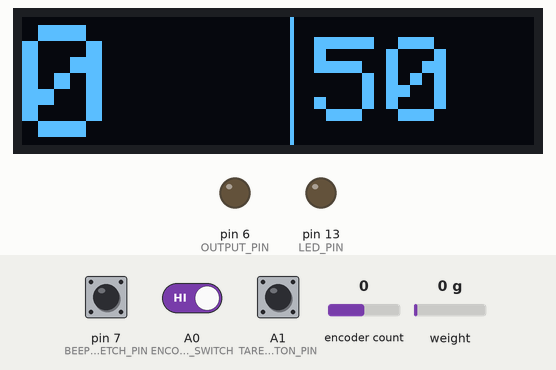
The sketch below on a simulated Arduino Uno, built with avr-gcc and run on an emulated ATmega328P. Shown: 128×32 one-colour display, output pins drawn as LEDs (lit = HIGH). The inputs (shaded band) are chosen by the test bench; at power-on: A0 (ENCODER_SWITCH) HIGH, encoder count 0, weight on the scale 0 g, A1 (TARE_BUTTON_PIN) HIGH, pin 7 (BEEP_STRETCH_PIN) HIGH. What the sketch prints to the serial monitor is not drawn.

Above: at 3.6 s.
3.7 s: A0 (ENCODER_SWITCH) driven LOW
At 5.1 s:
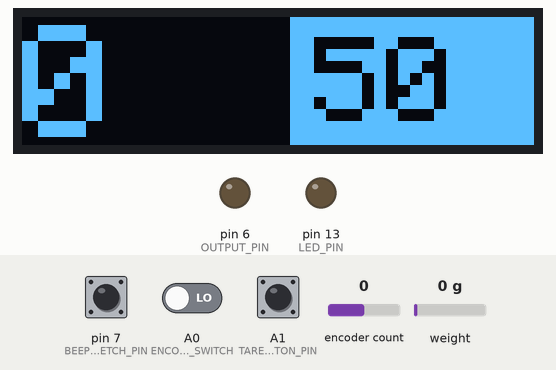
5.4 s: encoder count set to 1
At 6.6 s:
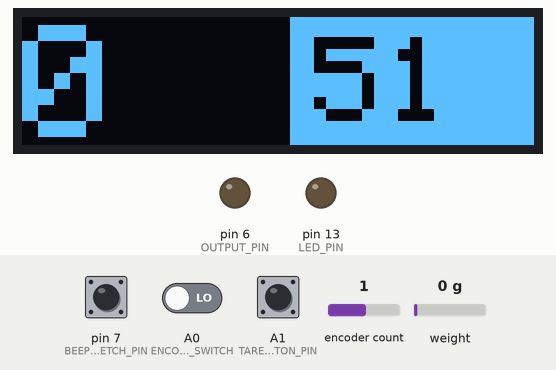
6.9 s: weight on the scale set to 100 g
At 8.1 s:
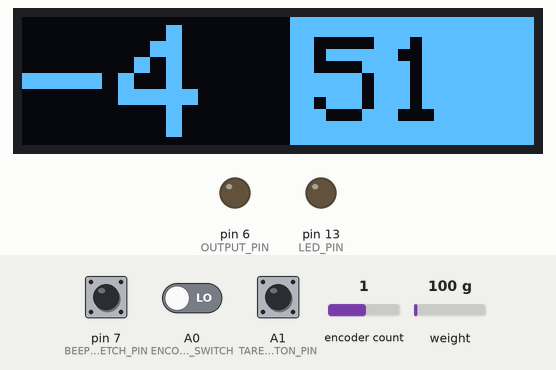
8.4 s: encoder count set to 2
At 8.8 s:
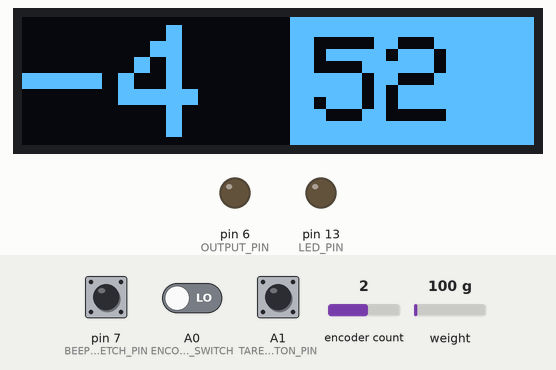
9.9 s: A1 (TARE_BUTTON_PIN) pulled LOW for 0.15 s
At 11.4 s:
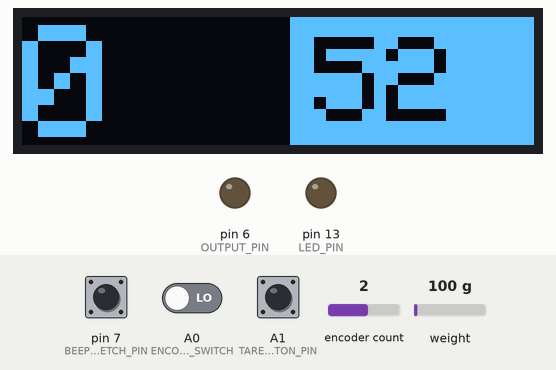
11.9 s: weight on the scale set to 1250 g
At 13.0 s:
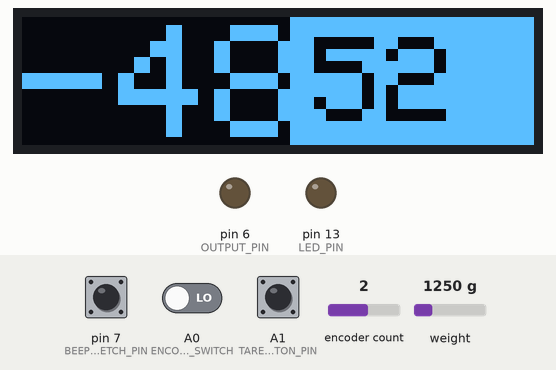
Timing chart, 0 to 14.9 s (numbered marks = the images above; inputs shaded):
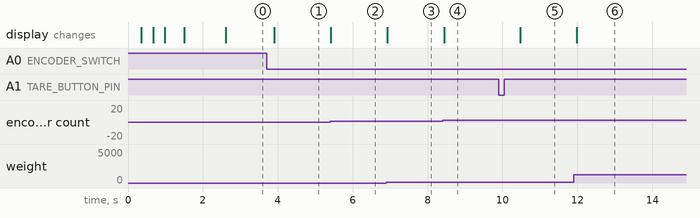

Measured:
- after the input at 3.7 s, the display: changes after 0.21 s (image 1)
- after the input at 5.4 s, the display: changes at once (image 2)
- after the input at 6.9 s, the display: changes at once (image 3)
- after the input at 8.4 s, the display: changes at once (image 4)
- after the input at 9.9 s, the display: changes after 0.57 s (image 5)

The sketch:

SuperButton.ino
```cpp
// (licence header left out)
#define VERSION "3.0"
/*--------------------------- Configuration ------------------------------*/
// Configuration should be done in the included file:
#include "config.h"

/*--------------------------- Libraries ----------------------------------*/
// For load cell amplifier:
#include "HX711.h"
#include <Wire.h>
#include <Adafruit_GFX.h>
#include <Adafruit_SSD1306.h>
#include <Encoder.h>
#include <EEPROM.h>

/*--------------------------- Global Variables ---------------------------*/
// OLED:
uint32_t g_last_screen_update   = 0;

// Rotary encoder:
int32_t  g_old_encoder_position = -999;
uint32_t g_last_activity_time   = 0;
uint8_t  g_last_button_state    = 0;
uint8_t  g_current_button_state = 0;
uint32_t g_last_debounce_time   = 0;
uint16_t g_debounce_interval    = 500;

// Non-volatile memory:
uint32_t g_eeprom_address       = 0;

/* 227 (Pocophone) = 920000 */
// Load cell:
int32_t g_trigger_level         = DEFAULT_TRIGGER_LEVEL;
int32_t g_pressure_level        = 0;
uint8_t g_adjust_mode           = false;
uint8_t g_button_pressed        = false;
int32_t g_zero_pressure_offset  = 0;

// General:
uint32_t g_beep_start_time      = 0;
uint8_t  g_beep_stretch         = false;

/*--------------------------- Function Signatures ---------------------------*/
void checkIfThresholdReached();
void readPressureLevel();
int  getScaledLoadSensorValue();
void checkUiTimeout();
void readRotaryEncoder();
void updateOledDisplay();
void readLoadCell();
void checkModeButton();
void checkTareButton();
void checkBeepStretchSwitch();
void tareCellReading();

/*--------------------------- Instantiate Global Objects --------------------*/
// Load cell
HX711 scale;

// Rotary encoder
Encoder encoder(ENCODER_PIN_A, ENCODER_PIN_B);

// OLED display
Adafruit_SSD1306 display(128, 32, &Wire, -1);

/*--------------------------- Program ---------------------------------------*/
/**
  Setup
*/
void setup() {
  Serial.begin(SERIAL_BAUD_RATE);
  //while (!Serial) {
  //  ; // wait for serial port to connect. Needed for native USB port only
  //}
  Serial.print("SuperButton starting up, v");
  Serial.println(VERSION);

  pinMode(ENCODER_SWITCH,   INPUT_PULLUP);
  pinMode(ENCODER_PIN_A,    INPUT_PULLUP);
  pinMode(ENCODER_PIN_B,    INPUT_PULLUP);

  pinMode(TARE_BUTTON_PIN,  INPUT_PULLUP);
  pinMode(BEEP_STRETCH_PIN, INPUT_PULLUP);

  pinMode(LED_PIN,    OUTPUT);
  pinMode(OUTPUT_PIN, OUTPUT);

  // Load the trigger level from EEPROM if possible, or fall back to default
  EEPROM.get(g_eeprom_address, g_trigger_level);
  if (g_trigger_level < 1 || g_trigger_level > 100)
  {
    g_trigger_level = DEFAULT_TRIGGER_LEVEL;
  }

  // Initialize with the I2C addr 0x3C (for the 128x32)
  display.begin(SSD1306_SWITCHCAPVCC, 0x3C);
  display.clearDisplay();
  display.setTextSize(2);
  display.setTextColor(WHITE);
  display.setCursor(0, 0);
  display.println("Starting");
  display.print(" button");
  display.display();
  for (uint8_t i = 0; i < 3; i++)
  {
    delay(300);
    display.print(".");
    display.display();
  }

  scale.begin(LOADCELL_DOUT_PIN, LOADCELL_SCK_PIN);
  delay(400); // Load cell requires ~15ms to settle. Allow much longer for safety.

  // Do an automatic "tare" operation at startup
  tareCellReading();

  // We need a way to detect if the button isn't plugged in. Because the HX711
  // is internal, it always gives a reading. With no button it reads -1, but
  // that could be a legitimate tare offset so we cant just check for that.

  display.clearDisplay();
  display.setCursor(0, 10);
  display.println("  Ready");
  display.display();
  delay(1000);
}

/**
  Loop
*/
void loop()
{
  readPressureLevel();
  checkIfThresholdReached();
  checkUiTimeout();
  readRotaryEncoder();
  updateOledDisplay();
  checkModeButton();
  checkBeepStretchSwitch();
  checkTareButton();
}

/**
  See if the current reading from the load cell exceeds the trigger level
*/
void checkIfThresholdReached()
{
  if (g_pressure_level > g_trigger_level)
  {
    if (ENABLE_SERIAL_DEBUGGING)
    {
      //Serial.println("              ON");
    }
    digitalWrite(LED_PIN, HIGH);
    digitalWrite(OUTPUT_PIN, HIGH);
    g_last_activity_time = millis();
    g_beep_start_time = millis();
  } else {
    if (ENABLE_SERIAL_DEBUGGING)
    {
      //Serial.println();
    }
    if (((true == g_beep_stretch) && (millis() > g_beep_start_time + BEEP_STRETCH_PERIOD))
        || false == g_beep_stretch)
    {
      digitalWrite(LED_PIN, LOW);
      digitalWrite(OUTPUT_PIN, LOW);
    }
  }
}

/**
  See if the UI has timed out
*/
void checkUiTimeout()
{
  if (millis() - g_last_activity_time > (ADJUSTMENT_MODE_TIMEOUT * 1000))
  {
    g_adjust_mode = false;
  }
}

/**
  Check activity on the rotary encoder
*/
void readRotaryEncoder()
{
  int32_t new_encoder_position = 0;
  // Ignore the rotary encoder unless we're in adjustment mode
  if (true == g_adjust_mode)
  {
    new_encoder_position = (int)encoder.read() / 4; // Divide by 4 so we only get 1 step per detent
    if (new_encoder_position > g_old_encoder_position)
    {
      g_trigger_level++;
      g_last_activity_time = millis();
      // Prevent the trigger level going above 100%
      if (g_trigger_level > 100)
      {
        g_trigger_level = 100;
      }
      Serial.print("Trigger level: ");
      Serial.print(g_trigger_level);
      Serial.println("%");
      g_old_encoder_position = new_encoder_position;
    }
    if (new_encoder_position < g_old_encoder_position)
    {
      g_trigger_level--;
      g_last_activity_time = millis();
      // Prevent the trigger level going below 1%
      if (g_trigger_level < 1)
      {
        g_trigger_level = 1;
      }
      Serial.print("Trigger level: ");
      Serial.print(g_trigger_level);
      Serial.println("%");
      g_old_encoder_position = new_encoder_position;
    }
  } else {
    // Even if we don't want to read the encoder, consume the value
    // from it so that a queued change doesn't get applied the moment
    // we enter adjustment mode. We also use this to un-blank the
    // display if the knob is twiddled.
    new_encoder_position = (int)encoder.read() / 4; // Divide by 4 so we only get 1 step per detent
    if (new_encoder_position != g_old_encoder_position)
    {
      g_old_encoder_position = new_encoder_position;
      g_last_activity_time = millis();
      //Serial.println(new_encoder_position);
    }
  }
}

/**
  Draw current values on the OLED
*/
void updateOledDisplay()
{
  uint32_t time_now = millis();

  if (time_now - g_last_screen_update > SCREEN_UPDATE_INTERVAL)
  {
    g_last_screen_update = time_now;

    if (time_now - g_last_activity_time < (SCREEN_TIMEOUT_INTERVAL * 1000))
    {
      // The screen hasn't timed out yet, so display stuff
      // Display the current pressure level
      display.clearDisplay();
      display.setTextSize(4);
      //display.setTextFont(6);
      display.cp437(true);
      display.setTextColor(WHITE, BLACK);
      display.setCursor(0, 2);
      display.println(g_pressure_level);

      // Dividing line between numbers
      display.drawLine(67, 0, 67, 31, WHITE);

      // Display the trigger level
      display.setTextSize(3);
      if (true == g_adjust_mode)
      {
        display.setTextColor(BLACK, WHITE);
        display.fillRect(67, 0, 127, 32, WHITE);
      } else {
        display.setTextColor(WHITE);
      }
      display.setCursor(73, 5);
      display.println(g_trigger_level);
      display.display();
      if (ENABLE_SERIAL_DEBUGGING)
      {
        //Serial.println("Show");
      }
    } else {
      // The screen has timed out, so blank it
      display.clearDisplay();
      display.display();
      if (ENABLE_SERIAL_DEBUGGING)
      {
        //Serial.println("Blank");
      }
    }
  }
}

/**
  Read the current pressure level
*/
void readPressureLevel()
{
  g_pressure_level = getScaledLoadCellValue() + g_zero_pressure_offset;
  if (ENABLE_SERIAL_DEBUGGING)
  {
    //Serial.println(g_pressure_level);
  }
}

/**
  Read the load cell and scale the value to a percentage
*/
int32_t getScaledLoadCellValue()
{
  int32_t pressure;
  if (scale.is_ready())
  {
    int32_t pressure_reading = scale.read() * -1;
    pressure = map(pressure_reading, 0, 1000000, 0, 100);
  } else {
    //Serial.println("HX711 not found.");
  }
  return pressure;
}

/**
  See if the rotary encoder button has been pressed
*/
void checkModeButton()
{
  g_last_button_state = g_current_button_state;
  g_current_button_state = digitalRead(ENCODER_SWITCH);

  // Transition from unpressed to pressed
  if (LOW == g_current_button_state && HIGH == g_last_button_state)
  {
    g_last_activity_time = millis();  // Used to un-blank display

    // If we haven't waited long enough then ignore this press
    if (millis() - g_last_debounce_time <= g_debounce_interval) {
      return;
    }

    Serial.print("Button pressed.");
    g_last_debounce_time = millis();

    if (true == g_adjust_mode)
    {
      g_adjust_mode = false;
      Serial.println(" Locking screen.");
      EEPROM.put(g_eeprom_address, g_trigger_level);
      Serial.print("Saving trigger level: ");
      Serial.print(g_trigger_level);
      Serial.println("%");
    } else {
      g_adjust_mode = true;
      Serial.println(" Unlocking screen.");
    }
  }
}

/**
  Check the position of the beep stretch switch
*/
void checkBeepStretchSwitch()
{
  uint8_t switch_position;
  switch_position = digitalRead(BEEP_STRETCH_PIN);

  if (LOW == switch_position)
  {
    g_beep_stretch = true;
  } else {
    g_beep_stretch = false;
  }
}

/**
  Check if the tare button is pressed
*/
void checkTareButton()
{
  uint8_t switch_position;
  switch_position = digitalRead(TARE_BUTTON_PIN);

  if (LOW == switch_position)
  {
    // Button is pressed, do the tare!
    delay(200);
    tareCellReading();
    delay(100);
  }
}

/**
  Reset the zero position of the load cell
*/
void tareCellReading()
{
  // Read the load cell to set the zero offset
  g_zero_pressure_offset = -1 * getScaledLoadCellValue();
#if ENABLE_SERIAL_DEBUGGING
  Serial.print("Tare offset: ");
  Serial.println(g_zero_pressure_offset, DEC);
#endif
}
```

config.h
```cpp
/* ----------------- General Config -------------------------------- */
#define DEFAULT_TRIGGER_LEVEL       50   // % of full pressure. Replaced by value from EEPROM
#define ADJUSTMENT_MODE_TIMEOUT     20   // Seconds
#define SCREEN_TIMEOUT_INTERVAL     30   // Seconds
#define SCREEN_UPDATE_INTERVAL     200   // 200ms = 5 updates per second

#define BEEP_STRETCH_PERIOD       2000   // ms

/* Serial */
#define ENABLE_SERIAL_DEBUGGING  true   // true / false
#define SERIAL_BAUD_RATE          9600   // Speed for USB serial console

/* ----------------- Hardware-specific Config ---------------------- */
/* Rotary encoder */
#define ENCODER_PIN_A       1            // Input pullup applied
#define ENCODER_PIN_B       0            // Input pullup applied
#define ENCODER_SWITCH     A0            // Input pullup applied
#define DEBOUNCE_PERIOD   500            // ms

/* Inputs */
#define TARE_BUTTON_PIN    A1
#define BEEP_STRETCH_PIN    7

/* Load cell */
#define LOADCELL_SCK_PIN    4            // HX711 Sck
#define LOADCELL_DOUT_PIN   5            // HX711 Dout

/* Output */
#define OUTPUT_PIN          6            // Controls relay
#define LED_PIN            13            // Controls internal LED
```
